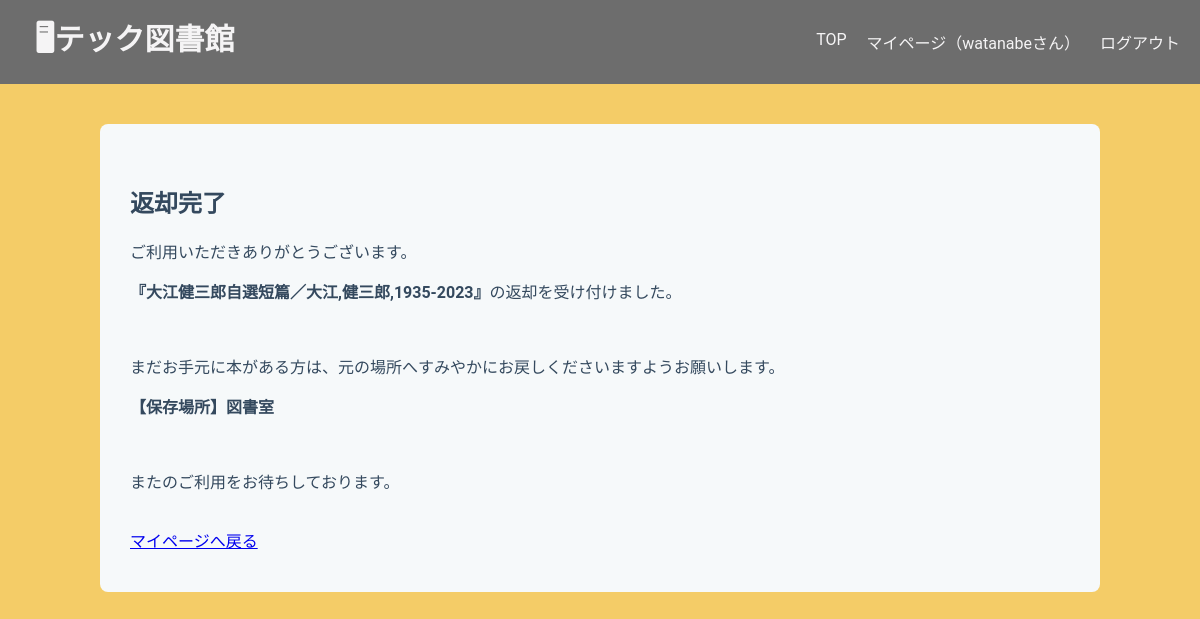
The app's page /library/return/23/complete/ (signed in) with its own data.
### libraryapp/models.py (models this page shows, shortened)
class Stock(models.Model):
    book = models.ForeignKey(
        Book,
        on_delete=models.CASCADE,
        related_name="stocks"
    )
    location = models.ForeignKey(
        Location,
        on_delete=models.PROTECT,
        related_name="stocks"
    )
    is_available = models.BooleanField(default=True)

class Book(models.Model):
    isbn = models.CharField(
        max_length=20,
        help_text='ISBN-10 または ISBN-13（ハイフン可）',
        verbose_name='ISBN',
        unique=True,
    )
    title = models.CharField(max_length=200, blank=True)
    author = models.CharField(max_length=200, null=True, blank=True)
    publisher = models.CharField(max_length=200, null=True, blank=True)
    publication_date = models.DateField(null=True, blank=True)
    description = models.TextField(null=True, blank=True)
    cover_url = models.URLField(null=True, blank=True)
    edition_number = models.IntegerField(default=1)

class Location(models.Model):
    name = models.CharField(max_length=100)
    def __str__(self):
        return self.name

### libraryapp/views.py (the view)
# urls.py: path('return/<int:stock_id>/complete/', views.ReturnCompleteView.as_view(), name='return_complete'),
class ReturnCompleteView(LoginRequiredMixin, TemplateView):
    template_name = "libraryapp/return_complete.html"
    def get_context_data(self, **kwargs):
        context = super().get_context_data(**kwargs)
        context["stock"] = get_object_or_404(
            Stock,
            pk=self.kwargs["stock_id"]
        )
        return context

### templates/libraryapp/return_complete.html (shortened to what this page needs)
{% extends "libraryapp/base.html" %}
{% block content %}
<h2>返却完了</h2>
<p>ご利用いただきありがとうございます。</p>
<p><strong>『{{ stock.book.title }}／{{ stock.book.author }}』</strong>の返却を受け付けました。</p><br>
<p>まだお手元に本がある方は、元の場所へすみやかにお戻しくださいますようお願いします。</p>
<p><strong>【保存場所】{{ stock.location }}</strong></p><br>
<p>またのご利用をお待ちしております。</p><br>
<a href="{% url 'mypage' %}">マイページへ戻る</a>
{% endblock content %}

### templates/libraryapp/base.html (shortened to what this page needs)
<!DOCTYPE html>
<html lang="ja">
<head>
    {% load static %}
    <link rel="stylesheet" href="{% static 'libraryapp/base.css' %}">
</head>
<body>
    <header class="header">
        <h1>
            <a href="{% url 'home' %}">
                <strong>🖥テック図書館</strong>
            </a>
        </h1>
        <nav>
            <a href="{% url 'home' %}">TOP</a>
            <a href="{% url 'mypage' %}">マイページ（{{ user.username }}さん）</a>
            <form method="post" action="{% url 'logout' %}" class="logout-form">
                <button type="submit" class="logout-link">ログアウト</button>
            </form>
        </nav>
    </header>
    <main class="container">
        {% block content %}{% endblock %}
    </main>
</body>
</html>

### static/libraryapp/base.css (style rules this page uses)
body { font-family: 'Roboto', 'Segoe UI', Tahoma, Geneva, Verdana, sans-serif; background-color: #f4cc67; color: #34495e; margin: 0; }
.header { display: flex; background-color: #6d6d6d; justify-content: space-between; align-items: center; }
.header h1 { color: #f5f4f5; margin: 15px; width: auto; padding-left: 20px; font-size: 30px; }
.header h1 a { color: #f5f4f5; text-decoration: none; }
.header nav { color: #f5f4f5; display: flex; gap: 20px; width: auto; padding-right: 20px; margin: 0; }
.header nav a { color: #f5f4f5; text-decoration: none; }
.container { background-color: #f6f9fa; padding: 40px 30px; border-radius: 8px; max-width: 1000px; width: 100%; box-sizing: border-box; margin: 40px auto; }
form button { white-space: nowrap; background-color: #717071dc; color: #faf8f8; padding: 10px 20px; border: none; border-radius: 4px; cursor: pointer; font-size: 16px; font-weight: 500; }
.logout-form { display: inline; }
.logout-form button { background: none; border: none; padding: 0; color: inherit; font: inherit; cursor: pointer; }

### records on screen
Stock: book "大江健三郎自選短篇", book.author "大江,健三郎,1935-2023", location "図書室"

### other values on screen
{{ user.username }} "watanabe"
